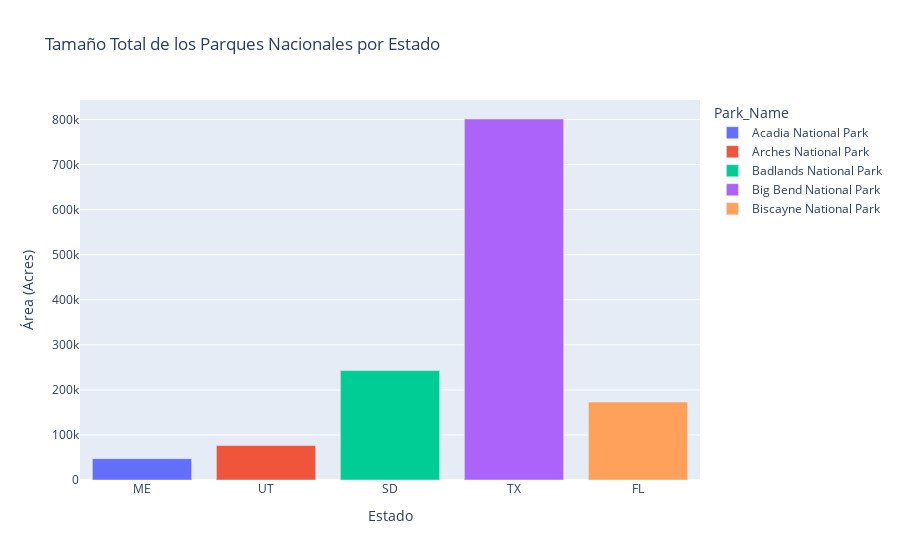

This figure's notebook cell:
### Code cell
# 5. Gráfico de Barras Apiladas de Parques por Estado y Acreage
# Un gráfico de barras apiladas que muestra el tamaño total de los parques por estado.

# Código Ejemplo:

# Crear un gráfico de barras apiladas
fig = px.bar(
    df,
    x='State',
    y='Acres',
    color='Park_Name',
    title='Tamaño Total de los Parques Nacionales por Estado',
    labels={'State': 'Estado', 'Acres': 'Área (Acres)'}
)

fig.show()

### Figure 1 — Plotly figure (JSON) as saved in the notebook; plotly's stock layout.template omitted (floating-point values rounded to 4 significant figures)
{"data": [{"alignmentgroup": "True", "hovertemplate": "Park_Name=Acadia National Park<br>Estado=%{x}<br>Área (Acres)=%{y}<extra></extra>", "legendgroup": "Acadia National Park", "marker": {"color": "#636efa", "pattern": {"shape": ""}}, "name": "Acadia National Park", "offsetgroup": "Acadia National Park", "orientation": "v", "showlegend": true, "textposition": "auto", "type": "bar", "x": ["ME"], "xaxis": "x", "y": [47390], "yaxis": "y"}, {"alignmentgroup": "True", "hovertemplate": "Park_Name=Arches National Park<br>Estado=%{x}<br>Área (Acres)=%{y}<extra></extra>", "legendgroup": "Arches National Park", "marker": {"color": "#EF553B", "pattern": {"shape": ""}}, "name": "Arches National Park", "offsetgroup": "Arches National Park", "orientation": "v", "showlegend": true, "textposition": "auto", "type": "bar", "x": ["UT"], "xaxis": "x", "y": [76519], "yaxis": "y"}, {"alignmentgroup": "True", "hovertemplate": "Park_Name=Badlands National Park<br>Estado=%{x}<br>Área (Acres)=%{y}<extra></extra>", "legendgroup": "Badlands National Park", "marker": {"color": "#00cc96", "pattern": {"shape": ""}}, "name": "Badlands National Park", "offsetgroup": "Badlands National Park", "orientation": "v", "showlegend": true, "textposition": "auto", "type": "bar", "x": ["SD"], "xaxis": "x", "y": [242756], "yaxis": "y"}, {"alignmentgroup": "True", "hovertemplate": "Park_Name=Big Bend National Park<br>Estado=%{x}<br>Área (Acres)=%{y}<extra></extra>", "legendgroup": "Big Bend National Park", "marker": {"color": "#ab63fa", "pattern": {"shape": ""}}, "name": "Big Bend National Park", "offsetgroup": "Big Bend National Park", "orientation": "v", "showlegend": true, "textposition": "auto", "type": "bar", "x": ["TX"], "xaxis": "x", "y": [801163], "yaxis": "y"}, {"alignmentgroup": "True", "hovertemplate": "Park_Name=Biscayne National Park<br>Estado=%{x}<br>Área (Acres)=%{y}<extra></extra>", "legendgroup": "Biscayne National Park", "marker": {"color": "#FFA15A", "pattern": {"shape": ""}}, "name": "Biscayne National Park", "offsetgroup": "Biscayne National Park", "orientation": "v", "showlegend": true, "textposition": "auto", "type": "bar", "x": ["FL"], "xaxis": "x", "y": [172924], "yaxis": "y"}], "layout": {"autosize": true, "barmode": "relative", "legend": {"title": {"text": "Park_Name"}, "tracegroupgap": 0}, "title": {"text": "Tamaño Total de los Parques Nacionales por Estado"}, "xaxis": {"anchor": "y", "autorange": true, "domain": [0, 1], "range": [-0.5, 4.5], "title": {"text": "Estado"}, "type": "category"}, "yaxis": {"anchor": "x", "autorange": true, "domain": [0, 1], "range": [0, 843300.0], "title": {"text": "Área (Acres)"}, "type": "linear"}}}
